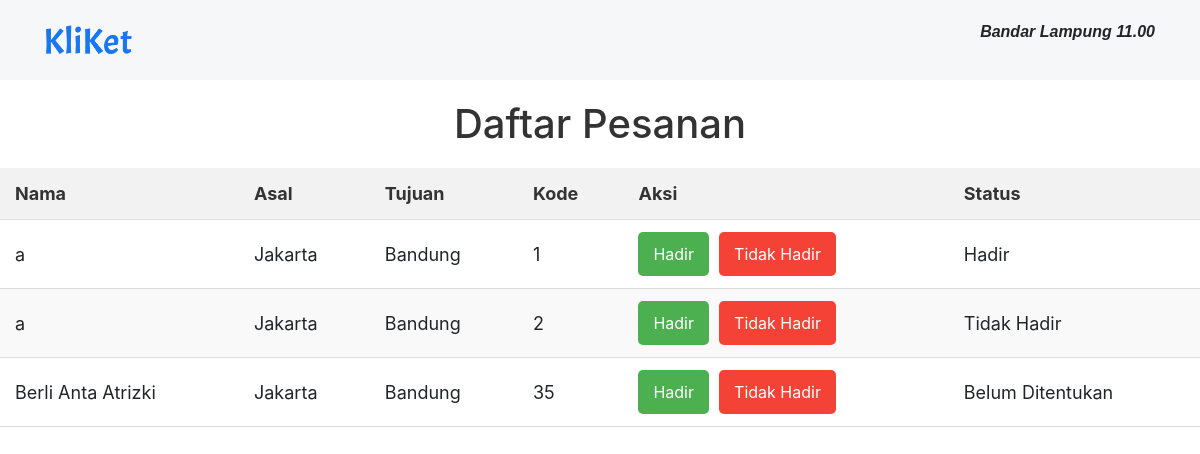
Page /data8.php (signed in) on the committed database.
### tables this page shows
CREATE TABLE `tiket` (
  `tiketID` int(11) NOT NULL,
  `ruteID` int(11) NOT NULL,
  `userID` int(11) NOT NULL,
  `pembayaran` int(11) DEFAULT NULL,
  `status_kehadiran` varchar(20) DEFAULT 'Belum Ditentukan'
);

CREATE TABLE `pengguna` (
  `userid` int(11) NOT NULL,
  `username` varchar(255) NOT NULL,
  `nama` varchar(255) NOT NULL,
  `email` varchar(255) NOT NULL
);

CREATE TABLE `rute` (
  `ruteID` int(11) NOT NULL,
  `waktu_berangkat` time NOT NULL,
  `asal` varchar(255) NOT NULL,
  `tanggal_berangkat` date NOT NULL,
  `tujuan` varchar(255) DEFAULT NULL
);

### data8.php (the view, shortened to what this page needs)
<?php
include 'database/koneksi.php';
?>
<!DOCTYPE html>
<html>
<head>
    <link rel="stylesheet" href="https://stackpath.bootstrapcdn.com/bootstrap/4.5.2/css/bootstrap.min.css">
    <link rel="stylesheet" href="css/stylePetugas.css">
</head>
<body>
    <div class="navbar">
        <div class="container">
            <a href="indexpetugas.php"><img src="img/Kliket-logo-blue.png" class="logo"></a>
            <ul class="nav-items">
                <li><em>Bandar Lampung 11.00</em></li>
            </ul>
        </div>
    </div>
    <h1>Daftar Pesanan</h1>
    <table class="order-table">
        <thead>
            <tr>
                <th>Nama</th>
                <th>Asal</th>
                <th>Tujuan</th>
                <th>Kode</th>
                <th>Aksi</th>
                <th>Status</th>
            </tr>
        </thead>
        <tbody>
            <?php
            $sql = "SELECT pengguna.nama, rute.asal, rute.tujuan, tiket.tiketID, tiket.status_kehadiran
                    FROM tiket
                    JOIN pengguna ON tiket.userID = pengguna.userID
                    JOIN rute ON tiket.ruteID = rute.ruteID
                    WHERE rute.waktu_berangkat = '08:00' AND tiket.pembayaran = 1";
            $result = $conn->query($sql);
            if ($result->num_rows > 0) {
                while($row = $result->fetch_assoc()) {
                    echo "<tr>";
                    echo "<td>" . $row["nama"] . "</td>";
                    echo "<td>" . $row["asal"] . "</td>";
                    echo "<td>" . $row["tujuan"] . "</td>";
                    echo "<td>" . $row["tiketID"] . "</td>";
                    echo '<td>
                            <button class="action-button hadir" onclick="updateStatus(this, \'Hadir\')">Hadir</button>
                            <button class="action-button tidak-hadir" onclick="updateStatus(this, \'Tidak Hadir\')">Tidak Hadir</button>
                          </td>';
                    echo '<td class="status">' . $row["status_kehadiran"] . '</td>';
                    echo "</tr>";
                }
            } else {
                echo "<tr><td colspan='6'>Tidak ada data</td></tr>";
            }
            ?>
        </tbody>
    </table>
</body>
</html>

### css/stylePetugas.css (style rules this page uses)
body { background-image: url('IMG BELAKANG LOGIN.png'); background-size: 60%; background-repeat: no-repeat; background-position: center; height: 100vh; }
.navbar { position: fixed; top: 0; left: 0; right: 0; display: flex; justify-content: space-between; align-items: center; padding: 20px 10px; background-color: rgba(240, 243, 246, 0.648); backdrop-filter: blur(3px); }
.navbar .nav-items { display: flex; align-items: center; list-style: none; font-family: 'Poppins', sans-serif; }
.navbar .nav-items li em { font-weight:600; }
.navbar .logo { margin-right: 10px; height: 30px; }
.navbar .nav-items li:last-child { margin-left: 10px; }
h1 { margin-top: 100px; text-align: center; color: #333; }
.order-table { width: 100%; border-collapse: collapse; margin: 20px 0; font-size: 18px; text-align: left; }
.order-table th, .order-table td { padding: 12px 15px; border-bottom: 1px solid #ddd; }
.order-table th { background-color: #f2f2f2; color: #333; }
.order-table tr:nth-child(even) { background-color: #f9f9f9; }
.action-button { padding: 10px 15px; border: none; border-radius: 5px; cursor: pointer; font-size: 16px; margin-right: 5px; }
.hadir { background-color: #4CAF50; color: white; }
.tidak-hadir { background-color: #f44336; color: white; }

### rows in the picture
tiket: pengguna.nama "a", ruteID.asal "Jakarta", ruteID.tujuan "Bandung", tiketID "1", status_kehadiran "Hadir"
tiket: pengguna.nama "a", ruteID.asal "Jakarta", ruteID.tujuan "Bandung", tiketID "2", status_kehadiran "Tidak Hadir"
tiket: pengguna.nama "Berli Anta Atrizki", ruteID.asal "Jakarta", ruteID.tujuan "Bandung", tiketID "35", status_kehadiran "Belum Ditentukan"
